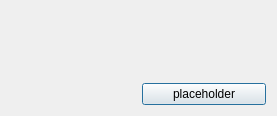
<?xml version="1.0" encoding="UTF-8"?>
<ui version="4.0">
 <class>genericDialog</class>
 <widget class="QDialog" name="genericDialog">
  <property name="geometry">
   <rect>
    <x>0</x>
    <y>0</y>
    <width>277</width>
    <height>116</height>
   </rect>
  </property>
  <property name="minimumSize">
   <size>
    <width>277</width>
    <height>116</height>
   </size>
  </property>
  <property name="maximumSize">
   <size>
    <width>277</width>
    <height>116</height>
   </size>
  </property>
  <property name="windowTitle">
   <string>Dialog</string>
  </property>
  <property name="windowIcon">
   <iconset>
    <normaloff>../icon/OSBLogo.ico</normaloff>../icon/OSBLogo.ico</iconset>
  </property>
  <layout class="QGridLayout" name="gridLayout">
   <item row="0" column="0" colspan="2">
    <widget class="QLabel" name="ph_label">
     <property name="text">
      <string/>
     </property>
    </widget>
   </item>
   <item row="1" column="1">
    <widget class="QPushButton" name="ph_ok">
     <property name="text">
      <string>placeholder</string>
     </property>
    </widget>
   </item>
  </layout>
 </widget>
 <resources/>
 <connections/>
</ui>
